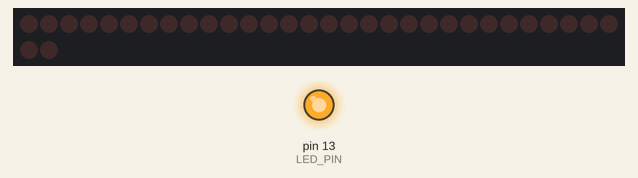
Simulated run of this sketch. Board: Arduino Uno, built with avr-gcc and run on an emulated ATmega328P. On the bench: 32 shift-register outputs drawn as a row of LEDs (first output left, lit = HIGH), output pins drawn as LEDs (lit = HIGH). Wiring (inferred from the names in the program): 4 × shift register (74HC595): data pin 2; shift clock pin 4; latch pin 3. Wiring (inferred from the signals the program sends): row of LEDs: on Q0, Q1, Q2, Q3, Q4, Q5, Q6, Q7, Q8, Q9, Q10, Q11, Q12, Q13, Q14, Q15, Q16, Q17, Q18, Q19, Q20, Q21, Q22, Q23, Q24, Q25, Q26, Q27, Q28, Q29, Q30, Q31. Pins used as bus, display or sensor lines are not drawn.

Above: at 0.5 s.
At 4.6 s:
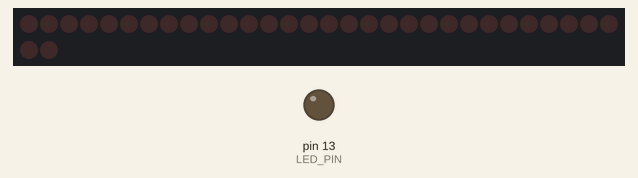
Timing chart, 0 to 10.6 s (numbered marks = the images above):
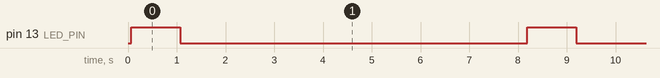

Measured:
- by itself, pin 13 (LED_PIN): alternates HIGH for 1.0 s and LOW for 7.1 s

The sketch:

firmware.ino
```cpp
// firmware.ino: Arduino sketch to control the Scanner board.
// See https://github.com/pepaslabs/scanner.

// Copyright 2022 Jason Pepas.
// Released under the terms of the MIT License.
// See https://opensource.org/licenses/MIT.

#define CLOCK_PIN 4
#define DATA_PIN 2
#define LATCH_PIN 3
#define LED_PIN 13

#define RELAY_DWELL_MS (6)

#define SHIFT_REGISTER_COUNT (4)
uint8_t shift_registers[SHIFT_REGISTER_COUNT] = {0};

#define REF_A (0)
#define REF_B (1)
#define REF_C (2)
#define REF_D (3)
#define REF_E (4)
#define REF_F (5)
#define REF_G (6)
#define REF_H (7)

// LSBFIRST:
// Byte 0: B+d A-d B+e A-e A+e A+d B-d B-e
// Byte 1: C-e C-d C+d C+e D+d D+e E+d E+e
// Byte 2: D-d D-e E-d E-e F-d F-e F+d F+e
// Byte 3: H+d H+e G-d G-e G+e G+d H-e H-d

void set_ref_enabled(uint8_t ref_index) {
    switch (ref_index) {
    case REF_A:
        shift_registers[0] |= 0b00011000;
        break;
    case REF_B:
        shift_registers[0] |= 0b00100001;
        break;
    case REF_C:
        shift_registers[1] |= 0b10010000;
        break;
    case REF_D:
        shift_registers[1] |= 0b00000100;
        shift_registers[2] |= 0b01000000;
        break;
    case REF_E:
        shift_registers[1] |= 0b00000001;
        shift_registers[2] |= 0b00010000;
        break;
    case REF_F:
        shift_registers[2] |= 0b00000101;
        break;
    case REF_G:
        shift_registers[3] |= 0b00011000;
        break;
    case REF_H:
        shift_registers[3] |= 0b01000010;
        break;
    }
}

// LSBFIRST:
// Byte 0: B+d A-d B+e A-e A+e A+d B-d B-e
// Byte 1: C-e C-d C+d C+e D+d D+e E+d E+e
// Byte 2: D-d D-e E-d E-e F-d F-e F+d F+e
// Byte 3: H+d H+e G-d G-e G+e G+d H-e H-d

void set_ref_disabled(uint8_t ref_index) {
    switch (ref_index) {
    case REF_A:
        shift_registers[0] |= 0b01000100;
        break;
    case REF_B:
        shift_registers[0] |= 0b10000010;
        break;
    case REF_C:
        shift_registers[1] |= 0b01100000;
        break;
    case REF_D:
        shift_registers[1] |= 0b00001000;
        shift_registers[2] |= 0b10000000;
        break;
    case REF_E:
        shift_registers[1] |= 0b00000010;
        shift_registers[2] |= 0b00100000;
        break;
    case REF_F:
        shift_registers[2] |= 0b00001010;
        break;
    case REF_G:
        shift_registers[3] |= 0b00100100;
        break;
    case REF_H:
        shift_registers[3] |= 0b10000001;
        break;
    }
}

void reset_registers() {
    for (uint8_t i=0; i < SHIFT_REGISTER_COUNT; i++) {
        shift_registers[i] = 0;
    }
}

void send_registers() {
    digitalWrite(LATCH_PIN, LOW);
    for (int8_t i=SHIFT_REGISTER_COUNT-1; i >= 0; i--) {
        shiftOut(DATA_PIN, CLOCK_PIN, LSBFIRST, shift_registers[i]);
    }
    digitalWrite(LATCH_PIN, HIGH);
}

void enable_ref(uint8_t ref_index) {
    set_ref_enabled(ref_index);
    send_registers();
    delay(RELAY_DWELL_MS);
    reset_registers();
    send_registers();
    delay(1);
}

void disable_ref(uint8_t ref_index) {
    set_ref_disabled(ref_index);
    send_registers();
    delay(RELAY_DWELL_MS);
    reset_registers();
    send_registers();
    delay(1);
}

void setup() {
    pinMode(CLOCK_PIN, OUTPUT);
    pinMode(DATA_PIN, OUTPUT);
    pinMode(LATCH_PIN, OUTPUT);
    pinMode(LED_PIN, OUTPUT);

    for (uint8_t i = 0; i < 8; i++) {
        disable_ref(i);
    }
}

void loop() {
    digitalWrite(LED_PIN, HIGH);
    enable_ref(0);
    delay(1000);
    digitalWrite(LED_PIN, LOW);
    disable_ref(0);

    for (uint8_t i = 1; i < 8; i++) {
        enable_ref(i);
        delay(1000);
        disable_ref(i);
    }
}
```
